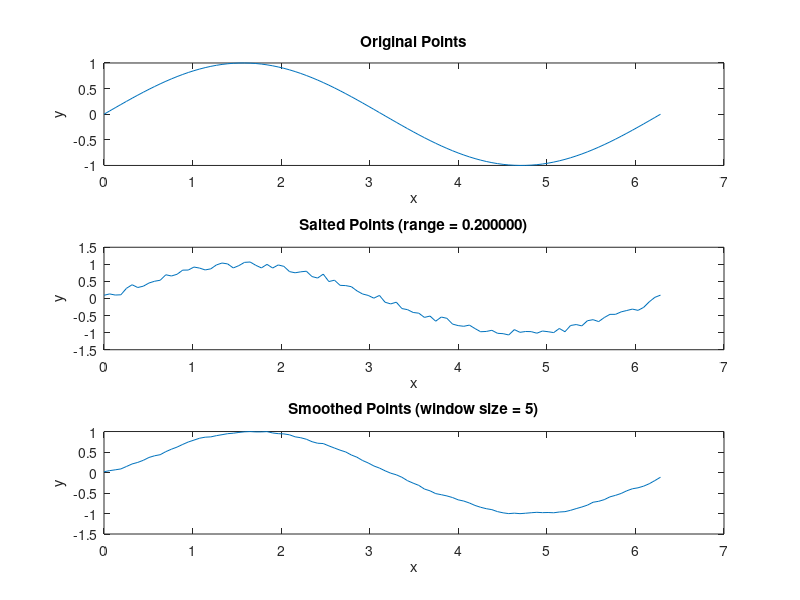

The MATLAB source for this figure:
% Generate x, y ordered pairs for y = sin(x)
x = linspace(0, 2*pi, 100);
y = sin(x);

% Salt the ordered pairs
salt_range = 0.2;
salted_y = y + salt_range * rand(size(y)) - salt_range/2;

% Smooth the ordered pairs using a moving average filter
window_size = 5;
smoothed_y = filter(ones(1, window_size)/window_size, 1, salted_y);

% Plot the original points
subplot(3, 1, 1);
plot(x, y, '-');
title('Original Points');
xlabel('x');
ylabel('y');

% Plot the salted points
subplot(3, 1, 2);
plot(x, salted_y, '-');
title(sprintf('Salted Points (range = %f)', salt_range));
xlabel('x');
ylabel('y');

% Plot the smoothed points
subplot(3, 1, 3);
plot(x, smoothed_y, '-');
title(sprintf('Smoothed Points (window size = %d)', window_size));
xlabel('x');
ylabel('y');
